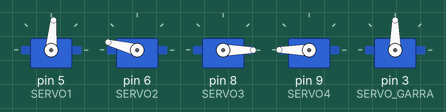
This sketch was run on a simulated Arduino Uno, built with avr-gcc and run on an emulated ATmega328P. On the bench: 5 × servo. What the sketch prints to the serial monitor is not drawn.

Above: at 0.2 s.
Timing chart, 0 to 1.7 s (numbered marks = the images above):
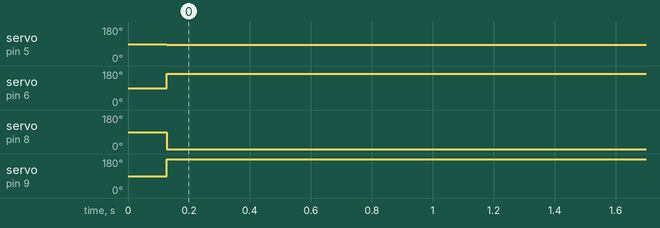

Measured:
- by itself, servo on pin 5 (SERVO1): 90° → 85° at 0.13 s
- by itself, servo on pin 6 (SERVO2): 90° → 165° at 0.13 s
- by itself, servo on pin 8 (SERVO3): 90° → 0° at 0.13 s
- by itself, servo on pin 9 (SERVO4): 90° → 180° at 0.13 s

The sketch:

DEFINITIVA_CON_BT.ino
```cpp
#include <Servo.h> //Librería para controlar los servos
#include <SoftwareSerial.h> //Hay que añadirla a la carpeta correspondiente
SoftwareSerial BT(10,11);

//Defines para cambiar los pines de los servos facilmente
#define SERVO1 5
#define SERVO2 6
#define SERVO3 8
#define SERVO4 9
#define SERVO_GARRA 3

//Defines de los puertos del puerto serie
//Hay que comprobar si estan al reves

// Definición de las barras de nuestro manipulador
#define L0 0.11
#define L1 0
#define L2 0.105
#define L3 0.133
#define L4 0.05


#define OFFSET1 85
#define OFFSET2 165
#define OFFSET3 110
#define OFFSET4 120

#define pi PI
#define GARRA 0.127
#define t_grado 10  //Tiempo que tarda un servo en moverse un grado (ms)

//Declaramos los servos
Servo servo1;
Servo servo2;
Servo servo3;
Servo servo4;
Servo servo_garra;

//Vectores de posiciones
String pos[10];
int POS[10]={0.351, 0, 0.11}; //Álvaro: SI LA PONES EN {0.341, 0, 0.11} PETA, FÍJATE EN q3
//float POS[10] = {0.415, 0, 0.11}; //POSICIÓN INICIAL
float q[10];

//Bandera para comunicacion con BT
bool flag = true;

//Estado de la FSM del main
int estado = 2;

//Para calcular el tiempo de movimiento
float q_ant[10];


void mueve_robot(float q[])
{
  int i, j, l; //Contador para el bucle
  float q_max = 0.; //Maximo angulo girado para llegar al punto
  unsigned int tiempo;  //Tiempo estimado en el que se alcanza el punto
  //Restringimos y mapeamos
  for (i = 0; i < 4; i++)
  {
    Serial.println(q[i]);
    q[i] = constrain(q[i], 0, 180);
    q_max = max(abs(q[i] - q_ant[i]), q_max); //Se coge el angulo maximo que se va a girar para ese punto

  }
  Serial.println("-------------------------------------------------------");
  for (j = 0; j < 4; j++)
  {
    q_ant[j] = q[j]; //Guardamos el valor anterior para calcular el angulo recorrido
    //q[i] = map(q[i], 0, 180, 0, 255);
  }
  tiempo = q_max * t_grado * 1.1;

  //Movemos los servos
  servo1.write(q[0]);
  //Serial.print("DEF=");
  //Serial.println(q[1]);
  servo2.write(q[1]);
  servo3.write(q[2]);
  servo4.write(q[3]);

  delay(tiempo);
}

void convierte_grados(float q[])  //Funcion que transforma las variables articulares de radianes a grados, y ademas añade el offset
{
  int i;
  int offset[] = {OFFSET1, OFFSET2, OFFSET3, OFFSET4};
  for (i = 0; i < 4; i++)
  {
    q[i] = (q[i] * 180.0) / pi;
    if(i==1)                      //El servo aumenta en la otra dirección
      q[i] = -q[i]+offset[i];
    else
      q[i] += offset[i];
  }
}

void MCI (int POS[])  // Función que emula el modelo cinemático inverso del manipulador
{
  int modu, u[2], auxx, auxy, x, x1, y, y1, z, d, r, alpha, beta, gamma, q1, q2, q3, q4, q5; // Definición de las variables necesarias
  x1 = POS[0]; y1 = POS[1]; z = POS[2] - L0;          // Archivo el vector de inicio en las variables correspondientes

  modu = fabs(sqrt(pow(x1, 2) + pow(y1, 2)));
  u[0] = x1 / modu; u[1] = y1 / modu;
  auxx = (modu - GARRA - L4) * u[0];
  auxy = (modu - GARRA - L4) * u[1];
  u[0] = auxx; u[1] = auxy;
  x = u[0]; y = u[1]; // Nos situamos en la conexión de la garra con el brazo

  r = sqrt(pow(x, 2) + pow(y, 2));                     // Cálculo  de la distancia reflejada en el plano XY
  d = sqrt(pow(r, 2) + pow(z, 2));            // Cálculo la distancia en línea recta desde la base hasta el extremo del posicionador

  alpha = atan(z / fabs(r));     // Ángulo auxiliar alpha
  beta =  atan(sqrt(1 - pow((pow(d, 2) + pow(L2, 2) - pow(L3, 2)) / (2 * d * L2) , 2)) / ((pow(d, 2) + pow(L2, 2) - pow(L3, 2)) / (2 * d * L2 )));
  //gamma = atan(sqrt(1 - pow((pow(L3, 2) + pow(L2, 2) - pow(d, 2 )) / (2 * L2 * L3), 2)) / ((pow(L3, 2) + pow(L2, 2) - pow(d, 2 )) / (2 * L2 * L3)));
  gamma = acos((pow(L3,2)+pow(L2,2)-pow(d,2))/(2*L2*L3));
  q2 = alpha + beta;                  // Articulación 2
  q3 = gamma-pi;                         // Articulación 3
  q1 = atan(fabs(y / x)); // Articulación 1, que depende de las anteriores
  q4 = -q2 - q3; // Articulación 4 que controla la rotación respecto al eje perpendicular a la garra en la sujeción (mantenemos en horizontal)
  q[0] = q1; q[1] = q2; q[2] = q3; q[3] = q4;    // Exportamos las articulaciones en un vector q[], declarado globalmente
  convierte_grados(q);

}

void recibe_BT()  //Hay que convertir de string a int
{
  int a;
  BT.begin(9600);
  BT.write("T");
  delay(100);
  if(BT.available()){
    for(a=0;a<3;a++){
      pos[a]=BT.readStringUntil('\n');
      }
    BT.end();
  }
  for (a = 0; a < 3; a++){ //Pasamos el string a int

        POS[a] = pos[a].toInt();
        //Serial.println(POS[a]);
   };
 // Serial.println(pos[2]);
}

void abre_garra()
{
  int valor = 20;
  valor = map(valor, 0, 180, 0, 255);
  servo_garra.write(valor);
}

void cierra_garra()
{
  int valor = 160;
  valor = map(valor, 0, 180, 0, 255);
  servo_garra.write(valor);
}

/*SoftwareSerial BT(rx, tx);
void envia_BT(bool flag) {
  if (flag)
    BT.println("T");
  else
    BT.println("F");
  delay(10);  //Hay que comprobar si es suficiente
}*/


void setup() {
  // put your setup code here, to run once:
  servo1.attach(SERVO1);
  servo2.attach(SERVO2);
  servo3.attach(SERVO3);
  servo4.attach(SERVO4);
  servo_garra.attach(SERVO_GARRA);
  Serial.begin(9600);
  //BT.begin(9600);
}
void loop() {

  switch(estado)
{
  /*case 0: //Primera ejecucion
    envia_BT(flag);
    if(Serial.available())
      estado=2;
    break;
  case 1: //Reposo
    if(Serial.available())
      estado++;
    break;*/
  case 2: //Recibimos los datos desde la app
    recibe_BT();
    flag=false;
    estado=estado+2;
    break;
  /*case 3: //Envio de estado hacia la app
    envia_BT(flag);
    if(flag==false)
      estado++;
    else
      estado=1;
    break;*/
  case 4: //Cinematica inversa del brazo
    MCI(POS);
    estado++;
    break;
  case 5: //Transformamos las coordenadas cartesianas en movimiento para las articulaciones
    mueve_robot(q);
    flag=true;
    estado=2;
    break;
    }
//delay(500);
//Serial.println(estado);
//    servo1.write(OFFSET1);
//    servo2.write(OFFSET2);
//    servo3.write(OFFSET3);
//    servo4.write(OFFSET4);
}
 /*void loop() {
 abre_garra();
 switch (estado)
  {
    case 2:
      MCI(POS);
      estado++;
      break;
    case 3: //Transformamos las coordenadas cartesianas en movimiento para las articulaciones
      mueve_robot(q);
      for (int i = 0; i < 4; i++)
      {
        Serial.println(q[i]);
      }
      estado++;
      break;
    case 4:
      break;
  }
}*/
```
